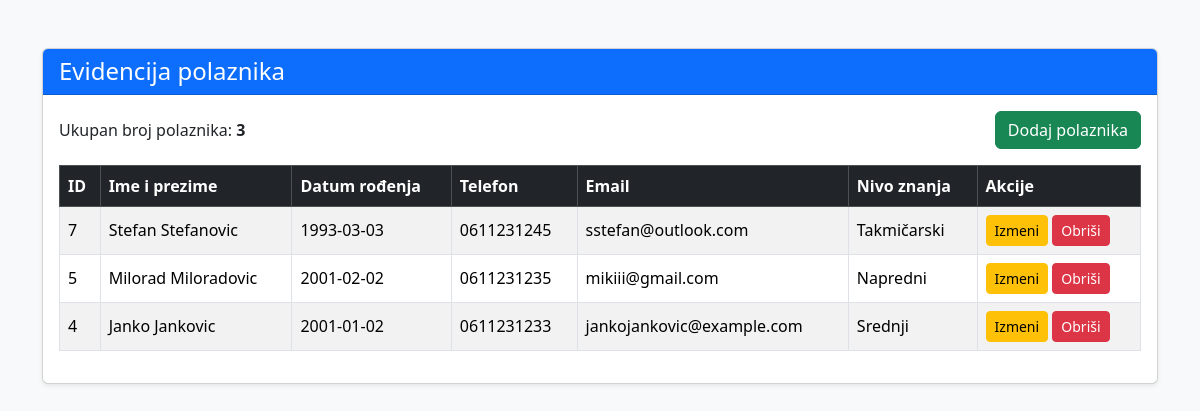
Page /plivanje_projekat/polaznici.php (signed in) on the committed database.
### tables this page shows
CREATE TABLE IF NOT EXISTS `polaznici` (
  `id` int NOT NULL AUTO_INCREMENT,
  `ime` varchar(50) NOT NULL,
  `prezime` varchar(50) NOT NULL,
  `datum_rodjenja` date DEFAULT NULL,
  `telefon` varchar(30) DEFAULT NULL,
  `email` varchar(100) DEFAULT NULL,
  `nivo_id` int DEFAULT NULL,
  PRIMARY KEY (`id`),
  KEY `nivo_id` (`nivo_id`)
);

CREATE TABLE IF NOT EXISTS `nivoi` (
  `id` int NOT NULL AUTO_INCREMENT,
  `naziv` varchar(100) NOT NULL,
  `opis` text,
  PRIMARY KEY (`id`)
);

### plivanje_projekat/classes/BaseModel.php (called while the page is built, shortened)
<?php
require_once __DIR__ . '/../config/Database.php';
class BaseModel
{
    public function __construct()
    {
        $database = new Database();
        $this->connection = $database->connect();
    }
}

### plivanje_projekat/config/Database.php (called while the page is built)
<?php
class Database
{
    private string $host = 'localhost';
    private string $databaseName = 'plivanje_db';
    private string $username = 'root';
    private string $password = '';
    private ?PDO $connection = null;
    public function connect(): PDO
    {
        if ($this->connection === null) {
            try {
                $dsn = "mysql:host={$this->host};dbname={$this->databaseName};charset=utf8mb4";
                $this->connection = new PDO(
                    $dsn,
                    $this->username,
                    $this->password
                );
                $this->connection->setAttribute(
                    PDO::ATTR_ERRMODE,
                    PDO::ERRMODE_EXCEPTION
                );
                $this->connection->setAttribute(
                    PDO::ATTR_DEFAULT_FETCH_MODE,
                    PDO::FETCH_ASSOC
                );
            } catch (PDOException $exception) {
                die('Greška pri povezivanju sa bazom: ' . $exception->getMessage());
            }
        }
        return $this->connection;
    }
}

### plivanje_projekat/classes/Polaznik.php (called while the page is built, shortened)
<?php
require_once __DIR__ . '/BaseModel.php';
class Polaznik extends BaseModel implements CrudInterface
{
    public function read(): array
    {
        $sql = "SELECT polaznici.*, nivoi.naziv AS naziv_nivoa
                FROM polaznici
                LEFT JOIN nivoi ON polaznici.nivo_id = nivoi.id
                ORDER BY polaznici.id DESC";
        $stmt = $this->connection->query($sql);
        return $stmt->fetchAll();
    }
}

### plivanje_projekat/polaznici.php (the view, shortened to what this page needs)
<?php
require_once __DIR__ . '/classes/Polaznik.php';
$polaznikModel = new Polaznik();
$polaznici = $polaznikModel->read();
?>
<!DOCTYPE html>
<html lang="sr">
<head>
    <link
        href="https://cdn.jsdelivr.net/npm/bootstrap@5.3.3/dist/css/bootstrap.min.css"
        rel="stylesheet"
    >
</head>
<body class="bg-light">
<div class="container py-5">
    <div class="card shadow-sm">
        <div class="card-header bg-primary text-white">
            <h1 class="h4 mb-0">Evidencija polaznika</h1>
        </div>
        <div class="card-body">
            <div class="d-flex justify-content-between align-items-center mb-3">
                <p class="mb-0">
                    Ukupan broj polaznika:
                    <strong><?= count($polaznici) ?></strong>
                </p>
                <a href="dodaj_polaznika.php" class="btn btn-success">
                    Dodaj polaznika
                </a>
            </div>
            <?php if (empty($polaznici)): ?>
                <div class="alert alert-info">
                    Trenutno nema evidentiranih polaznika.
                </div>
            <?php else: ?>
                <div class="table-responsive">
                    <table class="table table-striped table-bordered align-middle">
                        <thead class="table-dark">
                        <tr>
                            <th>ID</th>
                            <th>Ime i prezime</th>
                            <th>Datum rođenja</th>
                            <th>Telefon</th>
                            <th>Email</th>
                            <th>Nivo znanja</th>
                            <th>Akcije</th>
                        </tr>
                        </thead>
                        <tbody>
                        <?php foreach ($polaznici as $polaznik): ?>
                            <tr>
                                <td>
                                    <?= htmlspecialchars($polaznik['id']) ?>
                                </td>
                                <td>
                                    <?= htmlspecialchars(
                                        $polaznik['ime'] . ' ' . $polaznik['prezime']
                                    ) ?>
                                </td>
                                <td>
                                    <?= htmlspecialchars($polaznik['datum_rodjenja'] ?? '') ?>
                                </td>
                                <td>
                                    <?= htmlspecialchars($polaznik['telefon'] ?? '') ?>
                                </td>
                                <td>
                                    <?= htmlspecialchars($polaznik['email'] ?? '') ?>
                                </td>
                                <td>
                                    <?= htmlspecialchars(
                                        $polaznik['naziv_nivoa'] ?? 'Nije određen'
                                    ) ?>
                                </td>
                                <td>
                                    <a
                                        href="izmeni_polaznika.php?id=<?= $polaznik['id'] ?>"
                                        class="btn btn-warning btn-sm"
                                    >
                                        Izmeni
                                    </a>
                                    <a
                                        href="obrisi_polaznika.php?id=<?= $polaznik['id'] ?>"
                                        class="btn btn-danger btn-sm"
                                        onclick="return confirm('Da li sigurno želiš da obrišeš polaznika?')"
                                    >
                                        Obriši
                                    </a>
                                </td>
                            </tr>
                        <?php endforeach; ?>
                        </tbody>
                    </table>
                </div>
            <?php endif; ?>
        </div>
    </div>
</div>
</body>
</html>

### rows in the picture
polaznici: id "7", ime+prezime "Stefan Stefanovic", datum_rodjenja "1993-03-03", telefon "0611231245", email "sstefan@outlook.com", nivoi.naziv "Takmičarski"
polaznici: id "5", ime+prezime "Milorad Miloradovic", datum_rodjenja "2001-02-02", telefon "0611231235", email "mikiii@gmail.com", nivoi.naziv "Napredni"
polaznici: id "4", ime+prezime "Janko Jankovic", datum_rodjenja "2001-01-02", telefon "0611231233", email "jankojankovic@example.com", nivoi.naziv "Srednji"

### other values in the picture
count($polaznici) "3"
